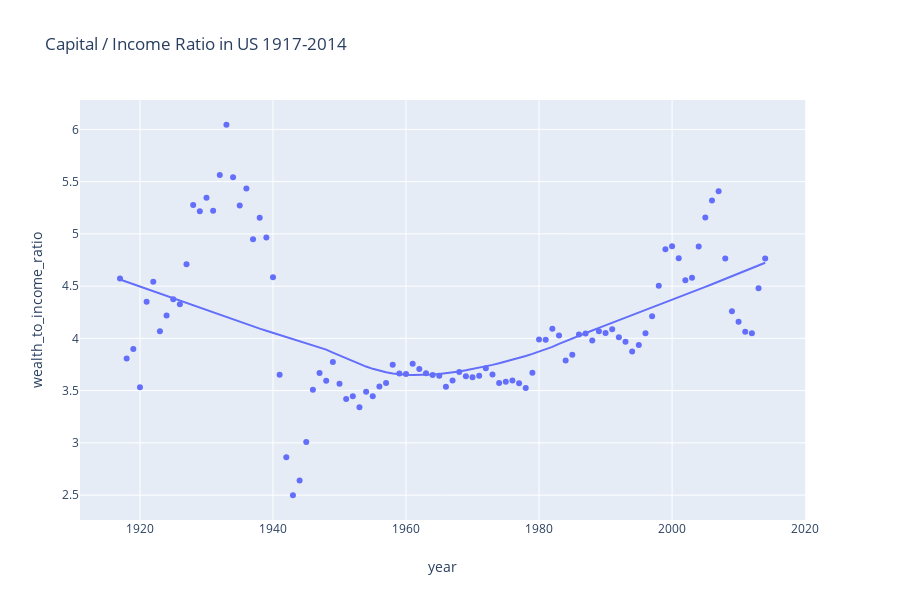

The notebook cell this image was saved under:
### Code cell
# Wealth x year
px.scatter(df, x ='year', y='wealth_to_income_ratio', trendline='lowess',  title = 
           "Capital / Income Ratio in US 1917-2014")
